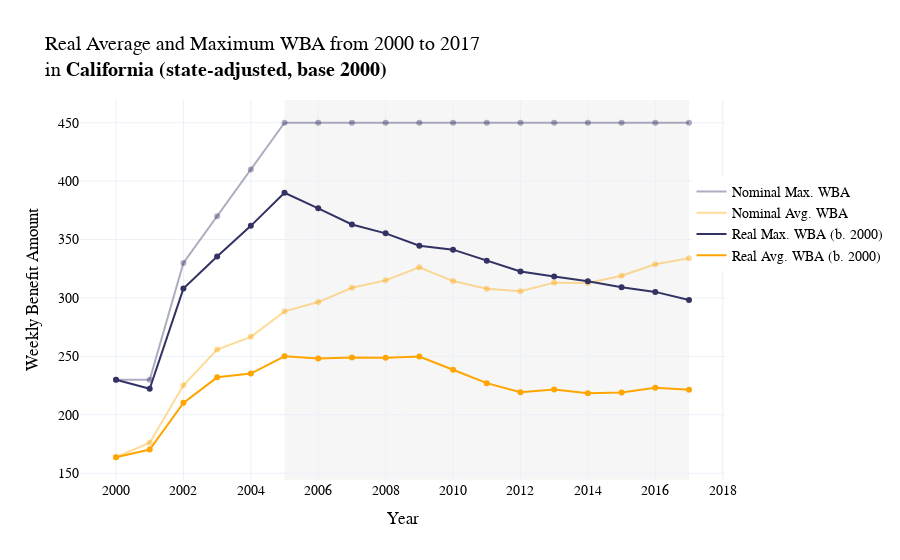

This figure's notebook cell:
### Code cell
pio.templates.default = 'plotly_white'

fig1 = px.line(data_frame = ca_realwba_trend[:14], 
             x = "Year", 
             y = "Real Average WBA (state, 2000 base)",
              )
fig1.update_traces(line=dict(color = 'rgba(255, 165, 0,1)'), name="Real Avg. WBA (b. 2000)", showlegend=True)

fig2 = px.scatter(data_frame = ca_realwba_trend[:14], 
                x = "Year", 
                y = "Real Average WBA (state, 2000 base)",
                color_discrete_sequence=["orange"])

fig3 = px.line(data_frame = ca_realwba_trend[:14], 
             x = "Year", 
             y = "Real Maximum WBA (state, 2000 base)")
fig3.update_traces(line=dict(color = 'rgba(50,50,100,1)'), name="Real Max. WBA (b. 2000)", showlegend=True)

fig4= px.scatter(data_frame = ca_realwba_trend[:14], 
                x = "Year", 
                y = "Real Maximum WBA (state, 2000 base)",
                color_discrete_sequence=["rgb(50,50,100)"])

fig5 = px.line(data_frame = ca_realwba_trend[:14], 
             x = "Year", 
             y = "Average WBA",
            )
fig5.update_traces(line=dict(color = 'rgba(255, 165, 0,0.4)'), name="Nominal Avg. WBA", showlegend=True)

fig6 = px.scatter(data_frame = ca_realwba_trend[:14], 
                x = "Year", 
                y = "Average WBA",
                color_discrete_sequence=['rgba(255, 165, 0,0.4)'])

fig7 = px.line(data_frame = ca_realwba_trend[:14], 
             x = "Year", 
             y = "Maximum WBA",
            )
fig7.update_traces(line=dict(color = 'rgba(50,50,100,0.4)'), name="Nominal Max. WBA", showlegend=True)

fig8 = px.scatter(data_frame = ca_realwba_trend[:14], 
                x = "Year", 
                y = "Maximum WBA",
                color_discrete_sequence=['rgba(50,50,100,0.4)'])

fig1 = go.Figure(data=fig7.data + fig8.data + fig5.data + fig6.data + fig3.data + fig4.data + fig1.data + fig2.data)
fig1.update_layout(title_text="Real Average and Maximum WBA from 2003 to 2017 <br>in <b>California (state-adjusted, base 2000)</b>",
                   xaxis_title="Year", yaxis_title="Weekly Benefit Amount",
                   font=dict(
                        family="Cambria",  
                        size=14,         
                        color="black",
                    ),
                   xaxis=dict(
                        tickmode='linear',   
                        tick0=2000,          
                        dtick=2              
                    ),
                   yaxis=dict(
                        tick0=200,          
                        dtick=50 
                    ),
                   legend=dict(
                        orientation="v",     
                        x=1.1,
                        xanchor="center",
                        y=0.8
                    )
                  )
fig1.add_shape(
    type="rect",
    x0=2005, x1=2017,  
    y0=0, y1=1,         
    xref="x",
    yref="paper",     
    fillcolor="lightgray",
    opacity=0.2,
    layer="below",    
    line_width=0
)

### Figure 1 — Plotly figure (JSON) as saved in the notebook; plotly's stock layout.template omitted (floating-point values rounded to 4 significant figures)
{"data": [{"hovertemplate": "Year=%{x}<br>Maximum WBA=%{y}<extra></extra>", "legendgroup": "", "line": {"color": "rgba(50,50,100,0.4)", "dash": "solid"}, "marker": {"symbol": "circle"}, "mode": "lines", "name": "Nominal Max. WBA", "orientation": "v", "showlegend": true, "type": "scatter", "x": [2000, 2001, 2002, 2003, 2004, 2005, 2006, 2007, 2008, 2009, 2010, 2011, 2012, 2013, 2014, 2015, 2016, 2017], "xaxis": "x", "y": [230, 230, 330, 370, 410, 450, 450, 450, 450, 450, 450, 450, 450, 450, 450, 450, 450, 450], "yaxis": "y"}, {"hovertemplate": "Year=%{x}<br>Maximum WBA=%{y}<extra></extra>", "legendgroup": "", "marker": {"color": "rgba(50,50,100,0.4)", "symbol": "circle"}, "mode": "markers", "name": "", "orientation": "v", "showlegend": false, "type": "scatter", "x": [2000, 2001, 2002, 2003, 2004, 2005, 2006, 2007, 2008, 2009, 2010, 2011, 2012, 2013, 2014, 2015, 2016, 2017], "xaxis": "x", "y": [230, 230, 330, 370, 410, 450, 450, 450, 450, 450, 450, 450, 450, 450, 450, 450, 450, 450], "yaxis": "y"}, {"hovertemplate": "Year=%{x}<br>Average WBA=%{y}<extra></extra>", "legendgroup": "", "line": {"color": "rgba(255, 165, 0,0.4)", "dash": "solid"}, "marker": {"symbol": "circle"}, "mode": "lines", "name": "Nominal Avg. WBA", "orientation": "v", "showlegend": true, "type": "scatter", "x": [2000, 2001, 2002, 2003, 2004, 2005, 2006, 2007, 2008, 2009, 2010, 2011, 2012, 2013, 2014, 2015, 2016, 2017], "xaxis": "x", "y": [163.7, 176.2, 225.2, 255.9, 266.7, 288.6, 296.5, 308.7, 315.1, 326.2, 314.5, 308.0, 305.8, 313.1, 312.8, 319.1, 328.9, 333.9], "yaxis": "y"}, {"hovertemplate": "Year=%{x}<br>Average WBA=%{y}<extra></extra>", "legendgroup": "", "marker": {"color": "rgba(255, 165, 0,0.4)", "symbol": "circle"}, "mode": "markers", "name": "", "orientation": "v", "showlegend": false, "type": "scatter", "x": [2000, 2001, 2002, 2003, 2004, 2005, 2006, 2007, 2008, 2009, 2010, 2011, 2012, 2013, 2014, 2015, 2016, 2017], "xaxis": "x", "y": [163.7, 176.2, 225.2, 255.9, 266.7, 288.6, 296.5, 308.7, 315.1, 326.2, 314.5, 308.0, 305.8, 313.1, 312.8, 319.1, 328.9, 333.9], "yaxis": "y"}, {"hovertemplate": "Year=%{x}<br>Real Maximum WBA (state, 2000 base)=%{y}<extra></extra>", "legendgroup": "", "line": {"color": "rgba(50,50,100,1)", "dash": "solid"}, "marker": {"symbol": "circle"}, "mode": "lines", "name": "Real Max. WBA (b. 2000)", "orientation": "v", "showlegend": true, "type": "scatter", "x": [2000, 2001, 2002, 2003, 2004, 2005, 2006, 2007, 2008, 2009, 2010, 2011, 2012, 2013, 2014, 2015, 2016, 2017], "xaxis": "x", "y": [230, 222.3, 308.1, 335.6, 361.8, 390.0, 376.7, 362.9, 355.3, 344.7, 341.4, 331.8, 322.7, 318.5, 314.3, 309.1, 305.2, 298.3], "yaxis": "y"}, {"hovertemplate": "Year=%{x}<br>Real Maximum WBA (state, 2000 base)=%{y}<extra></extra>", "legendgroup": "", "marker": {"color": "rgb(50,50,100)", "symbol": "circle"}, "mode": "markers", "name": "", "orientation": "v", "showlegend": false, "type": "scatter", "x": [2000, 2001, 2002, 2003, 2004, 2005, 2006, 2007, 2008, 2009, 2010, 2011, 2012, 2013, 2014, 2015, 2016, 2017], "xaxis": "x", "y": [230, 222.3, 308.1, 335.6, 361.8, 390.0, 376.7, 362.9, 355.3, 344.7, 341.4, 331.8, 322.7, 318.5, 314.3, 309.1, 305.2, 298.3], "yaxis": "y"}, {"hovertemplate": "Year=%{x}<br>Real Average WBA (state, 2000 base)=%{y}<extra></extra>", "legendgroup": "", "line": {"color": "rgba(255, 165, 0,1)", "dash": "solid"}, "marker": {"symbol": "circle"}, "mode": "lines", "name": "Real Avg. WBA (b. 2000)", "orientation": "v", "showlegend": true, "type": "scatter", "x": [2000, 2001, 2002, 2003, 2004, 2005, 2006, 2007, 2008, 2009, 2010, 2011, 2012, 2013, 2014, 2015, 2016, 2017], "xaxis": "x", "y": [163.7, 170.2, 210.2, 232.1, 235.3, 250.1, 248.2, 249.0, 248.8, 249.9, 238.5, 227.1, 219.3, 221.6, 218.5, 219.2, 223.1, 221.3], "yaxis": "y"}, {"hovertemplate": "Year=%{x}<br>Real Average WBA (state, 2000 base)=%{y}<extra></extra>", "legendgroup": "", "marker": {"color": "orange", "symbol": "circle"}, "mode": "markers", "name": "", "orientation": "v", "showlegend": false, "type": "scatter", "x": [2000, 2001, 2002, 2003, 2004, 2005, 2006, 2007, 2008, 2009, 2010, 2011, 2012, 2013, 2014, 2015, 2016, 2017], "xaxis": "x", "y": [163.7, 170.2, 210.2, 232.1, 235.3, 250.1, 248.2, 249.0, 248.8, 249.9, 238.5, 227.1, 219.3, 221.6, 218.5, 219.2, 223.1, 221.3], "yaxis": "y"}], "layout": {"autosize": true, "font": {"color": "black", "family": "Cambria", "size": 14}, "legend": {"orientation": "v", "x": 1.1, "xanchor": "center", "y": 0.8}, "shapes": [{"fillcolor": "lightgray", "layer": "below", "line": {"width": 0}, "opacity": 0.2, "type": "rect", "x0": 2005, "x1": 2017, "xref": "x", "y0": 0, "y1": 1, "yref": "paper"}], "title": {"text": "Real Average and Maximum WBA from 2000 to 2017 <br>in <b>California (state-adjusted, base 2000)</b>"}, "xaxis": {"autorange": true, "dtick": 2, "range": [1999.0, 2018.0], "tick0": 2000, "tickmode": "linear", "title": {"text": "Year"}, "type": "linear"}, "yaxis": {"autorange": true, "dtick": 50, "range": [140.0, 473.6], "tick0": 200, "title": {"text": "Weekly Benefit Amount"}, "type": "linear"}}}
